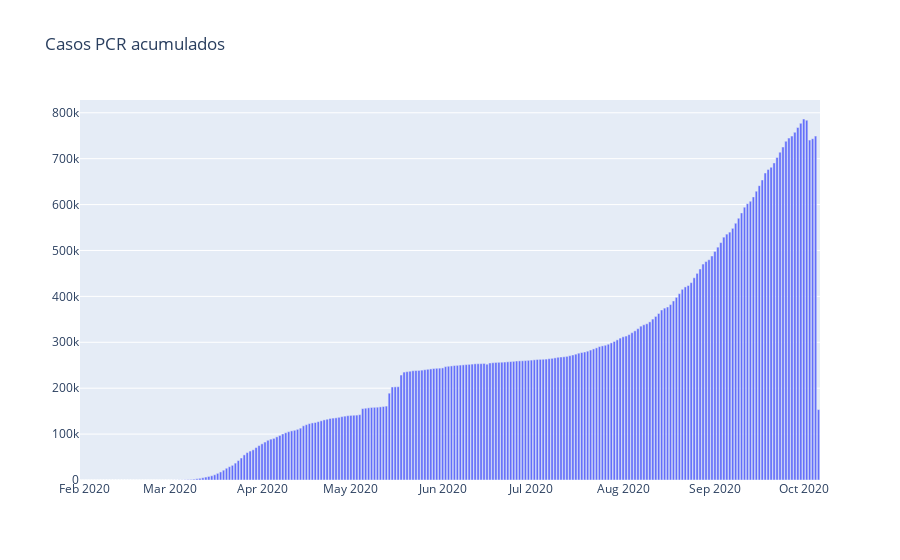

Notebook cell for this chart:
### Markdown cell above
Si nos fijamos en los positivos acumulados, las tendencias son prácticamente las mismas, como es lógico.

### Code cell
fig = go.Figure(data=[go.Bar(x=spain['date'], y=spain['cases_accumulated_PCR'])], layout=go.Layout(title=go.layout.Title(text='Casos PCR acumulados')))
fig.show()

### Figure 1 — Plotly figure (JSON) as saved in the notebook; plotly's stock layout.template omitted (floating-point values rounded to 4 significant figures; data arrays with more than 128 entries replaced by an {"elided": "..."} marker saying what was removed)
{"data": [{"type": "bar", "x": {"elided": "250 str values"}, "y": {"elided": "250 int values"}}], "layout": {"title": {"text": "Casos PCR acumulados"}}}
